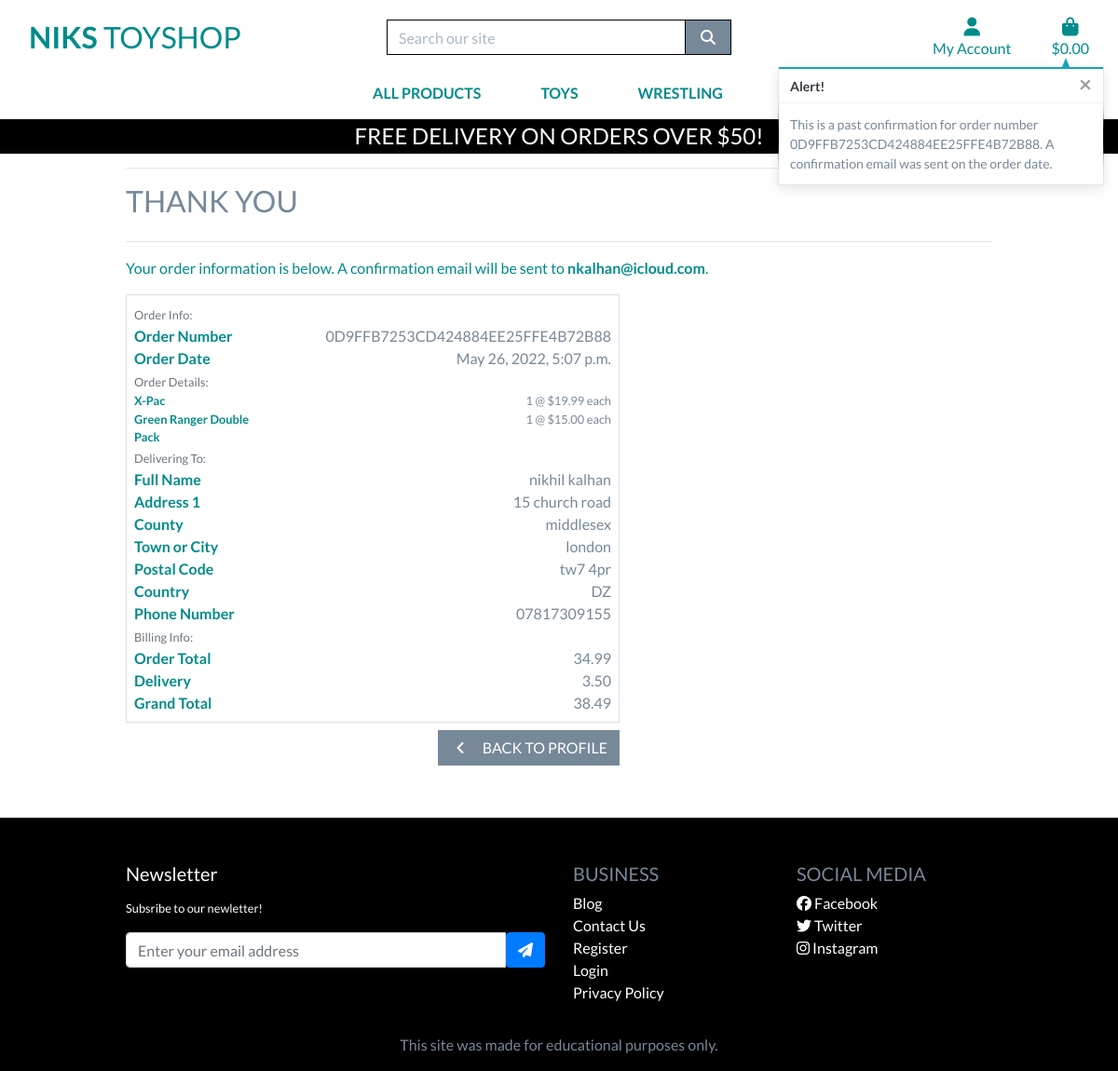
The page /profile/order_history/0D9FFB7253CD424884EE25FFE4B72B88 (signed in) on the database its author committed.
### checkout/models.py (models this page shows, shortened)
class Order(models.Model):
    order_number = models.CharField(max_length=32, null=False, editable=False)
    full_name = models.CharField(max_length=50, null=False, blank=False)
    email = models.EmailField(max_length=254, null=False, blank=False)
    phone_number = models.CharField(max_length=20, null=False, blank=False)
    country = CountryField(blank_label='Country *', null=False, blank=False)
    postcode = models.CharField(max_length=20, null=True, blank=True)
    town_or_city = models.CharField(max_length=40, null=False, blank=False)
    street_address1 = models.CharField(max_length=80, null=False, blank=False)
    street_address2 = models.CharField(max_length=80, null=True, blank=True)
    county = models.CharField(max_length=80, null=True, blank=True)
    date = models.DateTimeField(auto_now_add=True)
    delivery_cost = models.DecimalField(max_digits=6, decimal_places=2, null=False, default=0)
    order_total = models.DecimalField(max_digits=10, decimal_places=2, null=False, default=0)
    grand_total = models.DecimalField(max_digits=10, decimal_places=2, null=False, default=0)
    original_bag = models.TextField(null=False, blank=False, default='')
    stripe_pid = models.CharField(max_length=254, null=False, blank=False, default='')

class OrderLineItem(models.Model):
    order = models.ForeignKey(Order, null=False, blank=False, on_delete=models.CASCADE, related_name='lineitems')
    product = models.ForeignKey(Product, null=False, blank=False, on_delete=models.CASCADE)
    product_size = models.CharField(max_length=2, null=True, blank=True) # XS, S, M, L, XL
    quantity = models.IntegerField(null=False, blank=False, default=0)
    lineitem_total = models.DecimalField(max_digits=6, decimal_places=2, null=False, blank=False, editable=False)

### products/models.py (models this page shows, shortened)
class Product(models.Model):
    category = models.ForeignKey('Category', null=True, blank=True, on_delete=models.SET_NULL)
    sku = models.CharField(max_length=254, null=True, blank=True)
    name = models.CharField(max_length=254)
    reviews = models.TextField()
    description = models.TextField()
    price = models.DecimalField(max_digits=6, decimal_places=2)
    rating = models.DecimalField(max_digits=6, decimal_places=2, null=True, blank=True)
    image_url = models.URLField(max_length=1024, null=True, blank=True)
    image = models.ImageField(null=True, blank=True)

### profiles/views.py (the view)
# urls.py: path('order_history/<order_number>', views.order_history, name='order_history'),
@login_required
def order_history(request, order_number):
    order = get_object_or_404(Order, order_number=order_number)
    messages.info(request, (
        f'This is a past confirmation for order number {order_number}. '
        'A confirmation email was sent on the order date.'
    ))
    template = 'checkout/checkout_success.html'
    context = {
        'order': order,
        'from_profile': True,
    }
    return render(request, template, context)

### bag/contexts.py (called while the page is built, shortened)
def bag_contents(request):
    bag_items = []
    total = 0
    product_count = 0
    bag = request.session.get('bag', {})
    if total < settings.FREE_DELIVERY_THRESHOLD:
        delivery = total * Decimal(settings.STANDARD_DELIVERY_PERCENTAGE / 100)
        free_delivery_delta = settings.FREE_DELIVERY_THRESHOLD - total
    else:
        delivery = 0
        free_delivery_delta = 0
    grand_total = delivery + total
    context = {
        'bag_items': bag_items,
        'total': total,
        'product_count': product_count,
        'delivery': delivery,
        'free_delivery_delta': free_delivery_delta,
        'free_delivery_threshold': settings.FREE_DELIVERY_THRESHOLD,
        'grand_total': grand_total,
    }
    return context

### checkout/templates/checkout/checkout_success.html (shortened to what this page needs)
{% extends "base.html" %}
{% load static %}
{% block extra_css %}
    <link rel="stylesheet" href="{% static 'checkout/css/checkout.css' %}">
{% endblock %}
{% block page_header %}
    <div class="container header-container">
    </div>
{% endblock %}
{% block content %}
    <div class="overlay"></div>
    <div class="container">
        <div class="row">
            <div class="col">
                <hr>
                <h2 class="logo-font mb-4">Thank You</h2>
                <hr>
                <p class="text-black">Your order information is below. A confirmation email will be sent to <strong>{{ order.email }}</strong>.</p>
            </div>
        </div>
        <div class="row">
            <div class="col-12 col-lg-7">
                <div class="order-confirmation-wrapper p-2 border">
                    <div class="row">
                        <div class="col">
                            <small class="text-muted">Order Info:</small>
                        </div>
                    </div>
                    <div class="row">
                        <div class="col-12 col-md-4">
                            <p class="mb-0 text-black font-weight-bold">Order Number</p>
                        </div>
                        <div class="col-12 col-md-8 text-md-right">
                            <p class="mb-0">{{ order.order_number }}</p>
                        </div>
                    </div>
                    <div class="row">
                        <div class="col-12 col-md-4">
                            <p class="mb-0 text-black font-weight-bold">Order Date</p>
                        </div>
                        <div class="col-12 col-md-8 text-md-right">
                            <p class="mb-0">{{ order.date }}</p>
                        </div>
                    </div>
                    <div class="row">
                        <div class="col">
                            <small class="text-muted">Order Details:</small>
                        </div>
                    </div>
                    {% for item in order.lineitems.all %}
                    <div class="row">
                        <div class="col-12 col-md-4">
                            <p class="small mb-0 text-black font-weight-bold">
                                {{ item.product.name }}{% if item.product_size %} - Size {{ item.product.size|upper }}{% endif %}
                            </p>
                        </div>
                        <div class="col-12 col-md-8 text-md-right">
                            <p class="small mb-0">{{ item.quantity }} @ ${{ item.product.price }} each</p>
                        </div>
                    </div>
                    {% endfor %}
                    <div class="row">
                        <div class="col">
                            <small class="text-muted">Delivering To:</small>
                        </div>
                    </div>
                    <div class="row">
                        <div class="col-12 col-md-4">
                            <p class="mb-0 text-black font-weight-bold">Full Name</p>
                        </div>
                        <div class="col-12 col-md-8 text-md-right">
                            <p class="mb-0">{{ order.full_name }}</p>
                        </div>
                    </div>
                    <div class="row">
                        <div class="col-12 col-md-4">
                            <p class="mb-0 text-black font-weight-bold">Address 1</p>
                        </div>
                        <div class="col-12 col-md-8 text-md-right">
                            <p class="mb-0">{{ order.street_address1 }}</p>
                        </div>
                    </div>
                    {% if order.county %}
                    <div class="row">
                        <div class="col-12 col-md-4">
                            <p class="mb-0 text-black font-weight-bold">County</p>
                        </div>
                        <div class="col-12 col-md-8 text-md-right">
                            <p class="mb-0">{{ order.county }}</p>
                        </div>
                    </div>
                    {% endif %}
                    <div class="row">
                        <div class="col-12 col-md-4">
                            <p class="mb-0 text-black font-weight-bold">Town or City</p>
                        </div>
                        <div class="col-12 col-md-8 text-md-right">
                            <p class="mb-0">{{ order.town_or_city }}</p>
                        </div>
                    </div>
                    {% if order.postcode %}
                    <div class="row">
                        <div class="col-12 col-md-4">
                            <p class="mb-0 text-black font-weight-bold">Postal Code</p>
                        </div>
                        <div class="col-12 col-md-8 text-md-right">
                            <p class="mb-0">{{ order.postcode }}</p>
                        </div>
                    </div>
                    {% endif %}
                    <div class="row">
                        <div class="col-12 col-md-4">
                            <p class="mb-0 text-black font-weight-bold">Country</p>
                        </div>
                        <div class="col-12 col-md-8 text-md-right">
                            <p class="mb-0">{{ order.country }}</p>
                        </div>
                    </div>
                    <div class="row">
                        <div class="col-12 col-md-4">
                            <p class="mb-0 text-black font-weight-bold">Phone Number</p>
                        </div>
                        <div class="col-12 col-md-8 text-md-right">
                            <p class="mb-0">{{ order.phone_number }}</p>
                        </div>
                    </div>
                    <div class="row">
                        <div class="col">
                            <small class="text-muted">Billing Info:</small>
                        </div>
                    </div>
                    <div class="row">
                        <div class="col-12 col-md-4">
                            <p class="mb-0 text-black font-weight-bold">Order Total</p>
                        </div>
                        <div class="col-12 col-md-8 text-md-right">
                            <p class="mb-0">{{ order.order_total }}</p>
                        </div>
                    </div>
                    <div class="row">
                        <div class="col-12 col-md-4">
                            <p class="mb-0 text-black font-weight-bold">Delivery</p>
                        </div>
                        <div class="col-12 col-md-8 text-md-right">
                            <p class="mb-0">{{ order.delivery_cost }}</p>
                        </div>
                    </div>
                    <div class="row">
                        <div class="col-12 col-md-4">
                            <p class="mb-0 text-black font-weight-bold">Grand Total</p>
                        </div>
                        <div class="col-12 col-md-8 text-md-right">
                            <p class="mb-0">{{ order.grand_total }}</p>
                        </div>
                    </div>
                </div>
            </div>
        </div>
        <div class="row">
			<div class="col-12 col-lg-7 text-right">
                {% if from_profile %}
                    <a href="{% url 'profile' %}" class="btn btn-black rounded-0 my-2">
                        <span class="icon mr-2">
                            <i class="fas fa-angle-left"></i>
                        </span>
                        <span class="text-uppercase">Back to Profile</span>
                    </a>
                {% endif %}
			</div>
		</div>
    </div>
{% endblock %}

### static/css/base.css (style rules this page uses)
html { height: 100%; }
body { background: url('/media/toy.jpeg') no-repeat center center fixed; background-size: cover; height: calc(100vh - 164px); color: lightslategray; font-family: 'Lato'; }
.icon { align-items: center; display: inline-flex; justify-content: center; height: 1.5rem; width: 1.5rem; }
.logo-font { text-transform: uppercase; }
.btn-black { background: lightslategrey; color: white; }
.text-black { color:darkcyan !important; }
.overlay { height: 100%; width: 100%; top: 0; left: 0; position: fixed; background: white; z-index: -1; }
@media (min-width: 1200px) { .container { max-width: 80%; } }
@media (min-width: 992px) { .header-container { padding-top: 164px; } }
a { color: #ffc107; text-decoration: none; background-color: transparent; }
.col-12 { position: relative; }

### rows shown on the page
Order: email "nkalhan@icloud.com", order_number "0D9FFB7253CD424884EE25FFE4B72B88", date "May 26, 2022, 5:07 p.m.", full_name "nikhil kalhan", street_address1 "15 church road", county "middlesex", town_or_city "london", postcode "tw7 4pr", country "DZ", phone_number "07817309155", order_total "34.99", delivery_cost "3.50", grand_total "38.49"
OrderLineItem: product.name "X-Pac", quantity "1", product.price "19.99"
OrderLineItem: product.name "Green Ranger Double Pack", quantity "1", product.price "15.00"

### other values the page prints
{{ free_delivery_threshold }} "50"
{{ message }} "This is a past confirmation for order number 0D9FFB7253CD424884EE25FFE4B72B88. A confirmation email was sent on the order date."
